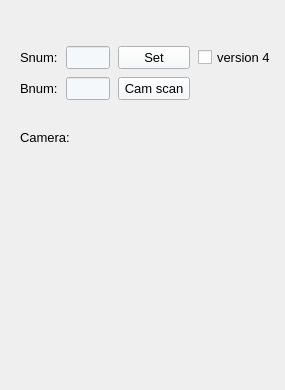
                   <widget class="QWidget" name="tab">
                    <attribute name="title">
                     <string>Camera</string>
                    </attribute>
                    <widget class="QWidget" name="layoutWidget">
                     <property name="geometry">
                      <rect>
                       <x>20</x>
                       <y>44</y>
                       <width>256</width>
                       <height>60</height>
                      </rect>
                     </property>
                     <property name="font">
                      <font>
                       <family>Arial</family>
                      </font>
                     </property>
                     <layout class="QGridLayout" name="gridLayout_39" rowstretch="0,0,0,0">
                      <property name="horizontalSpacing">
                       <number>8</number>
                      </property>
                      <item row="2" column="2">
                       <widget class="QPushButton" name="set_cnum_button">
                        <property name="minimumSize">
                         <size>
                          <width>65</width>
                          <height>0</height>
                         </size>
                        </property>
                        <property name="font">
                         <font>
                          <family>Arial</family>
                          <pointsize>10</pointsize>
                         </font>
                        </property>
                        <property name="styleSheet">
                         <string notr="true">background-color: rgb(245, 248, 250);</string>
                        </property>
                        <property name="text">
                         <string>Set</string>
                        </property>
                       </widget>
                      </item>
                      <item row="3" column="2">
                       <widget class="QPushButton" name="catch_camlist">
                        <property name="minimumSize">
                         <size>
                          <width>65</width>
                          <height>0</height>
                         </size>
                        </property>
                        <property name="font">
                         <font>
                          <family>Arial</family>
                          <pointsize>10</pointsize>
                         </font>
                        </property>
                        <property name="styleSheet">
                         <string notr="true">background-color: rgb(245, 248, 250);</string>
                        </property>
                        <property name="text">
                         <string>Cam scan</string>
                        </property>
                       </widget>
                      </item>
                      <item row="2" column="0">
                       <widget class="QLabel" name="label_110">
                        <property name="sizePolicy">
                         <sizepolicy hsizetype="Maximum" vsizetype="Preferred">
                          <horstretch>0</horstretch>
                          <verstretch>0</verstretch>
                         </sizepolicy>
                        </property>
                        <property name="maximumSize">
                         <size>
                          <width>38</width>
                          <height>16777215</height>
                         </size>
                        </property>
                        <property name="font">
                         <font>
                          <family>Arial</family>
                          <pointsize>10</pointsize>
                         </font>
                        </property>
                        <property name="text">
                         <string>Snum:</string>
                        </property>
                       </widget>
                      </item>
                      <item row="2" column="3">
                       <widget class="QCheckBox" name="DAQScopeVersion">
                        <property name="sizePolicy">
                         <sizepolicy hsizetype="Fixed" vsizetype="Fixed">
                          <horstretch>0</horstretch>
                          <verstretch>0</verstretch>
                         </sizepolicy>
                        </property>
                        <property name="font">
                         <font>
                          <family>Arial</family>
                          <pointsize>10</pointsize>
                         </font>
                        </property>
                        <property name="text">
                         <string>version 4</string>
                        </property>
                       </widget>
                      </item>
                      <item row="2" column="1">
                       <widget class="QLineEdit" name="SnumBox">
                        <property name="sizePolicy">
                         <sizepolicy hsizetype="Maximum" vsizetype="Fixed">
                          <horstretch>0</horstretch>
                          <verstretch>0</verstretch>
                         </sizepolicy>
                        </property>
                        <property name="maximumSize">
                         <size>
                          <width>52</width>
                          <height>16777215</height>
                         </size>
                        </property>
                        <property name="font">
                         <font>
                          <family>Arial</family>
                          <pointsize>10</pointsize>
                         </font>
                        </property>
                        <property name="styleSheet">
                         <string notr="true">background-color: rgb(245, 248, 250);</string>
                        </property>
                        <property name="text">
                         <string/>
                        </property>
                       </widget>
                      </item>
                      <item row="3" column="1">
                       <widget class="QLineEdit" name="BnumBox">
                        <property name="sizePolicy">
                         <sizepolicy hsizetype="Maximum" vsizetype="Fixed">
                          <horstretch>0</horstretch>
                          <verstretch>0</verstretch>
                         </sizepolicy>
                        </property>
                        <property name="maximumSize">
                         <size>
                          <width>52</width>
                          <height>16777215</height>
                         </size>
                        </property>
                        <property name="font">
                         <font>
                          <family>Arial</family>
                          <pointsize>10</pointsize>
                         </font>
                        </property>
                        <property name="styleSheet">
                         <string notr="true">background-color: rgb(245, 248, 250);</string>
                        </property>
                        <property name="text">
                         <string/>
                        </property>
                       </widget>
                      </item>
                      <item row="3" column="0">
                       <widget class="QLabel" name="label_111">
                        <property name="sizePolicy">
                         <sizepolicy hsizetype="Maximum" vsizetype="Preferred">
                          <horstretch>0</horstretch>
                          <verstretch>0</verstretch>
                         </sizepolicy>
                        </property>
                        <property name="maximumSize">
                         <size>
                          <width>38</width>
                          <height>16777215</height>
                         </size>
                        </property>
                        <property name="font">
                         <font>
                          <family>Arial</family>
                          <pointsize>10</pointsize>
                         </font>
                        </property>
                        <property name="text">
                         <string>Bnum:</string>
                        </property>
                       </widget>
                      </item>
                     </layout>
                    </widget>
                    <widget class="QLabel" name="label">
                     <property name="geometry">
                      <rect>
                       <x>20</x>
                       <y>130</y>
                       <width>61</width>
                       <height>21</height>
                      </rect>
                     </property>
                     <property name="font">
                      <font>
                       <family>Arial</family>
                       <pointsize>10</pointsize>
                      </font>
                     </property>
                     <property name="midLineWidth">
                      <number>0</number>
                     </property>
                     <property name="text">
                      <string>Camera:</string>
                     </property>
                     <property name="alignment">
                      <set>Qt::AlignLeading|Qt::AlignLeft|Qt::AlignTop</set>
                     </property>
                     <property name="margin">
                      <number>2</number>
                     </property>
                    </widget>
                    <widget class="QLabel" name="camera_list">
                     <property name="geometry">
                      <rect>
                       <x>90</x>
                       <y>130</y>
                       <width>181</width>
                       <height>251</height>
                      </rect>
                     </property>
                     <property name="font">
                      <font>
                       <family>Arial</family>
                       <pointsize>10</pointsize>
                      </font>
                     </property>
                     <property name="midLineWidth">
                      <number>0</number>
                     </property>
                     <property name="text">
                      <string/>
                     </property>
                     <property name="alignment">
                      <set>Qt::AlignLeading|Qt::AlignLeft|Qt::AlignTop</set>
                     </property>
                     <property name="margin">
                      <number>2</number>
                     </property>
                    </widget>
                   </widget>
